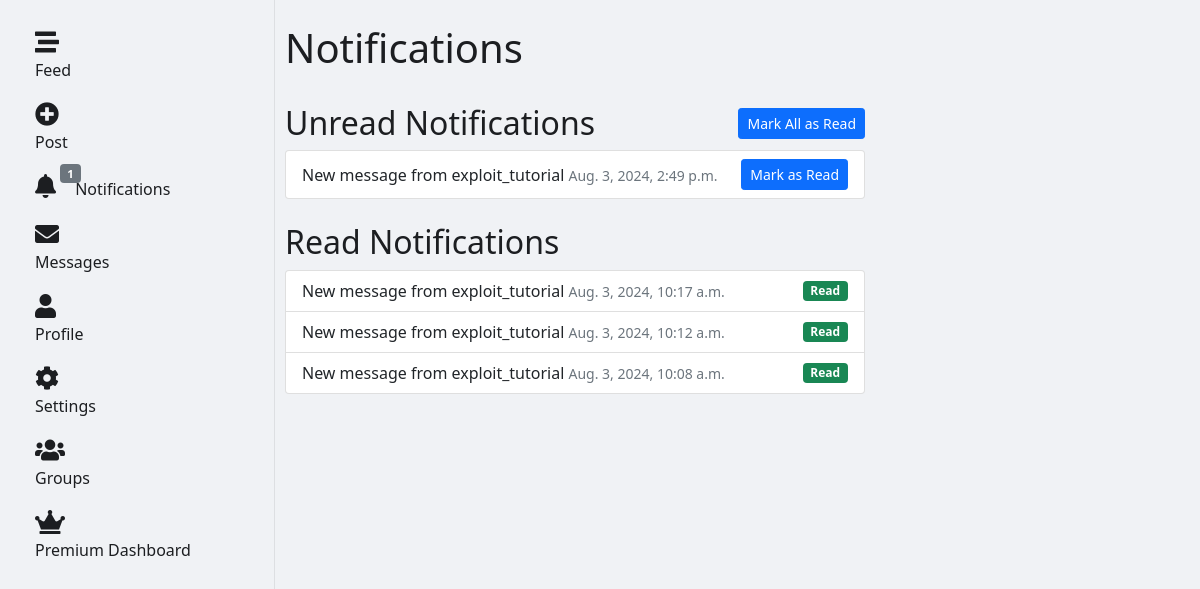
/notifications/ (signed in), run on an earlier commit of the app's database.
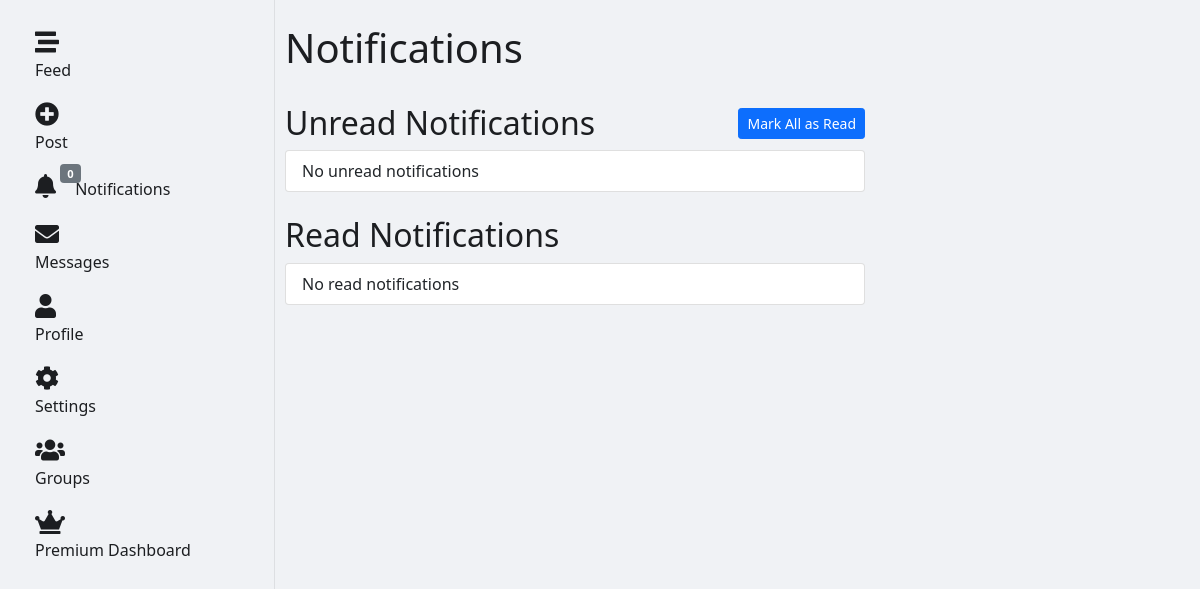
And on a later commit of the database.
### notifications/models.py (models this page shows)
class Notification(models.Model):
    USER_CHOICES = (
        ("DM", "Direct Message"),
        ("GROUP", "Group Message"),
    )
    user = models.ForeignKey(
        User, on_delete=models.CASCADE, related_name="notifications"
    )
    content = models.CharField(max_length=255)
    is_read = models.BooleanField(default=False)
    timestamp = models.DateTimeField(auto_now_add=True)
    notification_type = models.CharField(
        max_length=5, choices=USER_CHOICES, default="DM"
    )
    related_id = models.IntegerField()  # This will store the DM or Group ID
    def get_redirect_url(self):
        if self.notification_type == "DM":
            return f"/messaging/{self.related_id}/"
        elif self.notification_type == "GROUP":
            return f"/groups/{self.related_id}/"
        return reverse("notifications")  # Default redirect

### notifications/views.py (the view)
# urls.py: path("notifications/", include("notifications.urls")),
@login_required
def notifications(request):
    notifications = Notification.objects.filter(user=request.user).order_by(
        "-timestamp"
    )
    return render(
        request, "notifications/notifications.html", {"notifications": notifications}
    )

### notifications/context_processors.py (called while the page is built)
def notification_count(request):
    if request.user.is_authenticated:
        count = request.user.notifications.filter(is_read=False).count()
        return {"unread_notification_count": count}
    return {"unread_notification_count": 0}

### users/context_processors.py (called while the page is built)
def premium_status(request):
    if request.user.is_authenticated:
        is_premium = (
            request.user.is_premium
            and request.user.premium_expiry is not None
            and request.user.premium_expiry > timezone.now()
        )
        days_left = (
            (request.user.premium_expiry - timezone.now()).days if is_premium else 0
        )
        return {"is_premium": is_premium, "premium_days_left": days_left}
    return {"is_premium": False, "premium_days_left": 0}

### notifications/templates/notifications/notifications.html (shortened to what this page needs)
{% extends 'base.html' %}
{% block content %}
<div class="container">
    <h1 class="mt-4">Notifications</h1>
    <br>
    <h2 class="d-flex justify-content-between align-items-center">
        Unread Notifications
        <button id="markAllAsRead" class="btn btn-primary btn-sm">Mark All as Read</button>
    </h2>
    <div class="list-group" id="unreadNotifications">
        {% for notification in notifications %}
            {% if not notification.is_read %}
                <div class="list-group-item d-flex justify-content-between align-items-center" id="notification-{{ notification.id }}">
                    <a href="{{ notification.get_redirect_url }}" class="flex-grow-1 text-decoration-none text-dark">
                        <div>
                            {{ notification.content }}
                            <small class="text-muted">{{ notification.timestamp }}</small>
                        </div>
                    </a>
                    <button class="btn btn-primary btn-sm ml-2" onclick="markAsRead({{ notification.id }})">Mark as Read</button>
                </div>
            {% endif %}
        {% empty %}
            <div class="list-group-item">No unread notifications</div>
        {% endfor %}
    </div>
    <h2 class="mt-4">Read Notifications</h2>
    <div class="list-group" id="readNotifications">
        {% for notification in notifications %}
            {% if notification.is_read %}
                <div class="list-group-item d-flex justify-content-between align-items-center" id="notification-{{ notification.id }}">
                    <a href="{{ notification.get_redirect_url }}" class="flex-grow-1 text-decoration-none text-dark">
                        <div>
                            {{ notification.content }}
                            <small class="text-muted">{{ notification.timestamp }}</small>
                        </div>
                    </a>
                    <span class="badge bg-success">Read</span>
                </div>
            {% endif %}
        {% empty %}
            <div class="list-group-item">No read notifications</div>
        {% endfor %}
    </div>
</div>
{% endblock %}

What changed in the data, as far as the page shows it:
removed Notification: content "New message from exploit_tutorial", timestamp "Aug. 3, 2024, 2:49 p.m.", shown under "Unread Notifications Mark All as Read"
removed Notification: content "New message from exploit_tutorial", timestamp "Aug. 3, 2024, 10:17 a.m.", shown under "Read Notifications"
removed Notification: content "New message from exploit_tutorial", timestamp "Aug. 3, 2024, 10:12 a.m.", shown under "Read Notifications"
removed Notification: content "New message from exploit_tutorial", timestamp "Aug. 3, 2024, 10:08 a.m.", shown under "Read Notifications"
Also different on the page:
{{ unread_notification_count }}: "1" → "0"
text now shown: "No unread notifications No read notifications"
